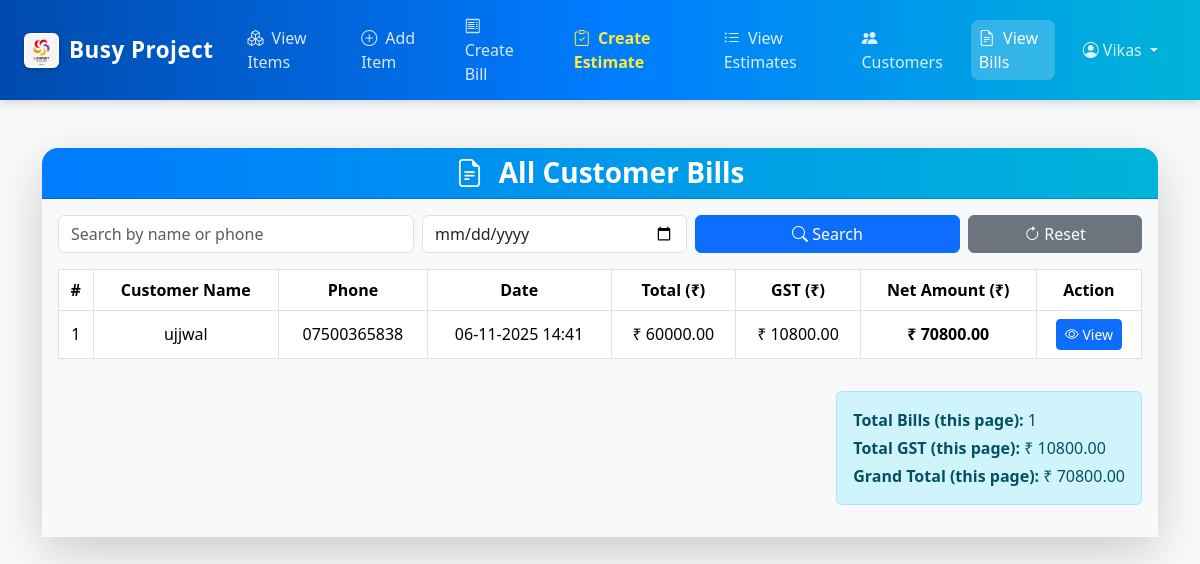
The app's page /view-bills/ (signed in) with its own data.
### items/models.py (models this page shows, shortened)
class Bill(models.Model):
    customer_name = models.CharField(max_length=100, default="Walk-in Customer")
    customer_phone = models.CharField(max_length=15, blank=True, null=True)
    customer_address = models.TextField(blank=True, null=True)
    date = models.DateTimeField(default=timezone.now)
    total_amount = models.DecimalField(max_digits=10, decimal_places=2, default=0)
    gst_amount = models.DecimalField(max_digits=10, decimal_places=2, default=0)
    net_amount = models.DecimalField(max_digits=10, decimal_places=2, default=0)
    class Meta:
        ordering = ['-date']

### items/views.py (the view)
# urls.py: path('view-bills/', views.view_bills, name='view_bills'),
@login_required(login_url='login_view')
def view_bills(request):
    search = request.GET.get('search', '').strip()
    bills = Bill.objects.filter(items__isnull=False).distinct().order_by("-date")
    if search:
        bills = bills.filter(
            Q(customer_name__icontains=search) |
            Q(customer_phone__icontains=search) |
            Q(date__icontains=search)
        ).distinct()
    paginator = Paginator(bills, 10)
    page = request.GET.get('page')
    try:
        bills = paginator.page(page)
    except PageNotAnInteger:
        bills = paginator.page(1)
    except EmptyPage:
        bills = paginator.page(paginator.num_pages)
    total_gst = sum(b.gst_amount for b in bills)
    total_amount = sum(b.total_amount for b in bills)
    grand_total = sum(b.net_amount for b in bills)
    return render(request, "items/view_bills.html", {
        "bills": bills,
        "search": search,
        "total_gst": total_gst,
        "total_amount": total_amount,
        "grand_total": grand_total,
        "paginator": paginator,
    })

### items/templates/items/view_bills.html (shortened to what this page needs)
{% extends "base.html" %}
{% load custom_filters %}
{% block content %}
<div class="container mt-4">
  <div class="card shadow-lg border-0 rounded-4">
    <div class="card-header text-white text-center rounded-top-4"
         style="background: linear-gradient(90deg, #007bff, #00b4d8);">
      <h3 class="fw-bold mb-0">
        <i class="bi bi-file-earmark-text me-2"></i> All Customer Bills
      </h3>
    </div>
    <div class="card-body bg-light">
      <form method="get" class="row g-2 align-items-center mb-3">
        <div class="col-md-4">
          <input type="text" name="search" class="form-control"
                 placeholder="Search by name or phone" value="{{ search }}">
        </div>
        <div class="col-md-3">
          <input type="date" name="date" class="form-control" value="{{ date }}">
        </div>
        <div class="col-md-3">
          <button type="submit" class="btn btn-primary w-100">
            <i class="bi bi-search"></i> Search
          </button>
        </div>
        <div class="col-md-2">
          <a href="{% url 'view_bills' %}" class="btn btn-secondary w-100">
            <i class="bi bi-arrow-clockwise"></i> Reset
          </a>
        </div>
      </form>
      {% if bills %}
      <div class="table-responsive">
        <table class="table table-bordered align-middle text-center table-hover">
          <thead style="background: linear-gradient(90deg, #007bff, #00b4d8); color: white;">
            <tr>
              <th>#</th>
              <th>Customer Name</th>
              <th>Phone</th>
              <th>Date</th>
              <th>Total (₹)</th>
              <th>GST (₹)</th>
              <th>Net Amount (₹)</th>
              <th>Action</th>
            </tr>
          </thead>
          <tbody>
            {% for bill in bills %}
            <tr>
              <td>{{ forloop.counter0|add:bills.start_index }}</td>
              <td>{{ bill.customer_name }}</td>
              <td>{{ bill.customer_phone|default:"—" }}</td>
              <td>{{ bill.date|date:"d-m-Y H:i" }}</td>
              <td>₹ {{ bill.total_amount|floatformat:2 }}</td>
              <td>₹ {{ bill.gst_amount|floatformat:2 }}</td>
              <td><strong>₹ {{ bill.net_amount|floatformat:2 }}</strong></td>
              <td>
                <a href="{% url 'bill_detail' bill.id %}" class="btn btn-primary btn-sm">
                  <i class="bi bi-eye"></i> View
                </a>
              </td>
            </tr>
            {% endfor %}
          </tbody>
        </table>
      </div>
      <div class="mt-3 text-end">
        <div class="alert alert-info d-inline-block text-start">
          <p class="mb-1"><strong>Total Bills (this page):</strong> {{ bills|length }}</p>
          <p class="mb-1"><strong>Total GST (this page):</strong> ₹ {{ total_gst|floatformat:2 }}</p>
          <p class="mb-0"><strong>Grand Total (this page):</strong> ₹ {{ grand_total|floatformat:2 }}</p>
        </div>
      </div>
      {% else %}
      <p class="text-center text-muted my-4">No bills found.</p>
      {% endif %}
    </div>
  </div>
</div>
{% endblock %}

### items/templates/base.html (shortened to what this page needs)
{% load static %}
<!DOCTYPE html>
<html lang="en">
<head>
  <link href="https://cdn.jsdelivr.net/npm/bootstrap@5.3.2/dist/css/bootstrap.min.css" rel="stylesheet">
  <link href="https://cdn.jsdelivr.net/npm/bootstrap-icons@1.11.3/font/bootstrap-icons.css" rel="stylesheet">
</head>
<body>
  <nav class="navbar navbar-expand-lg navbar-dark sticky-top">
    <div class="container-fluid px-4">
      <a class="navbar-brand fw-bold" href="{% url 'view_items' %}">
        <img src="{% static 'images/logo.png' %}" alt="Logo"> Busy Project
      </a>
      <div class="collapse navbar-collapse justify-content-end" id="navbarNav">
        {% if user.is_authenticated %}
        <ul class="navbar-nav align-items-center">
          <li class="nav-item">
            <a class="nav-link {% if request.path == '/view-items/' %}active{% endif %}" href="{% url 'view_items' %}">
              <i class="bi bi-boxes me-1"></i> View Items
            </a>
          </li>
          <li class="nav-item">
            <a class="nav-link {% if request.path == '/add-item/' %}active{% endif %}" href="{% url 'add_item' %}">
              <i class="bi bi-plus-circle me-1"></i> Add Item
            </a>
          </li>
          <li class="nav-item">
            <a class="nav-link {% if request.path == '/create-bill/' %}active{% endif %}" href="{% url 'create_bill' %}">
              <i class="bi bi-receipt me-1"></i> Create Bill
            </a>
          </li>
          <li class="nav-item">
            <a class="nav-link estimate-btn {% if request.path == '/create-estimate/' %}active{% endif %}"
               href="{% url 'create_estimate' %}">
              <i class="bi bi-clipboard-check me-1"></i> Create Estimate
            </a>
          </li>
          <li class="nav-item">
            <a class="nav-link {% if request.path == '/view-estimates/' %}active{% endif %}" href="{% url 'view_estimates' %}">
              <i class="bi bi-list-ul me-1"></i> View Estimates
            </a>
          </li>
          <li class="nav-item">
            <a class="nav-link {% if request.path == '/customer-summary/' %}active{% endif %}"
               href="{% url 'customer_summary' %}">
              <i class="bi bi-people-fill me-1"></i> Customers
            </a>
          </li>
          <li class="nav-item">
            <a class="nav-link {% if request.path == '/view-bills/' %}active{% endif %}" href="{% url 'view_bills' %}">
              <i class="bi bi-file-earmark-text me-1"></i> View Bills
            </a>
          </li>
          <li class="nav-item dropdown">
            <a class="nav-link dropdown-toggle text-white" href="#" id="userMenu" role="button" data-bs-toggle="dropdown">
              <i class="bi bi-person-circle"></i> {{ user.username|title }}
            </a>
          </li>
        </ul>
        {% endif %}
      </div>
    </div>
  </nav>
  <main class="container-fluid py-4">
    {% block content %}{% endblock %}
  </main>
</body>
</html>

### items/templates/base.html (style rules this page uses)
.navbar { background: linear-gradient(90deg, #004aad, #007bff, #00b4d8); box-shadow: 0 3px 10px rgba(0, 0, 0, 0.15); transition: all 0.3s ease; }
.navbar-brand { font-size: 1.4rem; letter-spacing: 0.5px; color: #fff !important; display: flex; align-items: center; gap: 10px; }
.navbar-brand img { height: 35px; width: 35px; border-radius: 6px; object-fit: cover; background: #fff; padding: 2px; box-shadow: 0 1px 5px rgba(0, 0, 0, 0.2); }
.nav-link { color: rgba(255, 255, 255, 0.85) !important; margin: 0 10px; font-weight: 500; transition: all 0.3s ease; border-radius: 8px; padding: 6px 12px; }
.nav-link:hover, .nav-link.active { background: rgba(255, 255, 255, 0.2); color: #fff !important; }
body { background-color: #f8f9fa; }
main { padding-top: 20px; min-height: calc(100vh - 70px); }
.nav-link.estimate-btn { color: #ffeb3b !important; font-weight: 600; }

### records on screen
Bill: customer_name "ujjwal", customer_phone "07500365838", date "06-11-2025 14:41", total_amount "60000.00", gst_amount "10800.00", net_amount "70800.00"

### other values on screen
{{ user.username|title }} "Vikas"
{{ bills|length }} "1"
{{ total_gst|floatformat:2 }} "10800.00"
{{ grand_total|floatformat:2 }} "70800.00"
